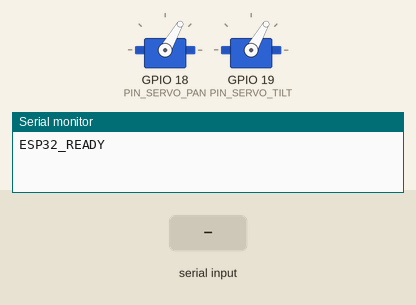
Simulated run of this sketch. Board: ESP32. Shown: 2 × servo, the last lines printed to the serial monitor. The inputs (shaded band) are chosen by the test bench.

Above: at 1.2 s.
1.3 s: "P:45\n" received over Serial
At 2.3 s:
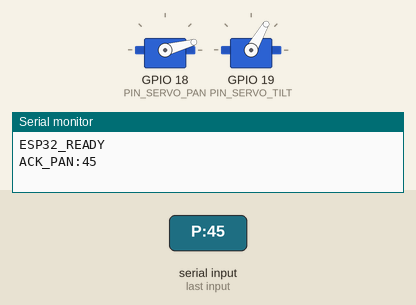
2.8 s: "T:135\n" received over Serial
At 3.4 s:
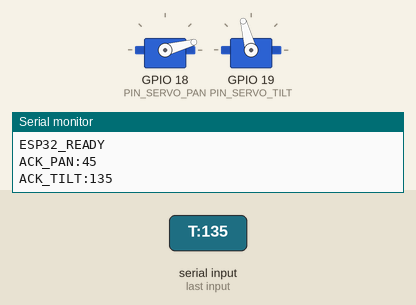
4.3 s: "T:\n" received over Serial
At 4.6 s:
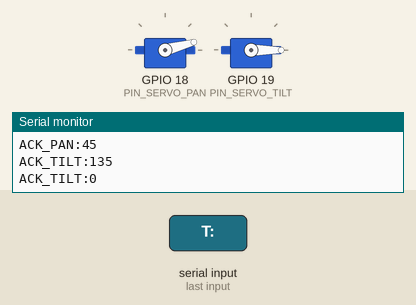
5.8 s: "P:90\n" received over Serial
At 6.9 s:
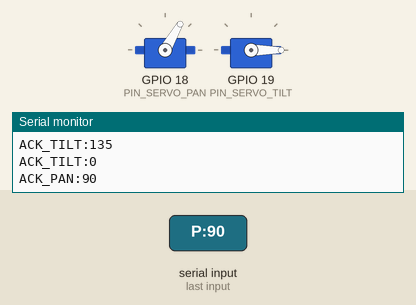
7.3 s: "T:135\n" received over Serial
At 8.1 s:
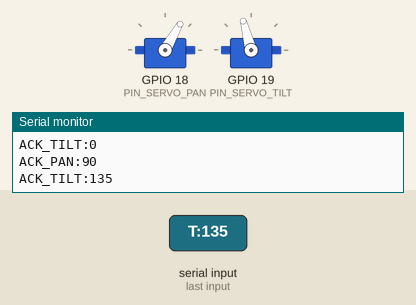
8.8 s: "T:90\n" received over Serial
At 9.2 s:
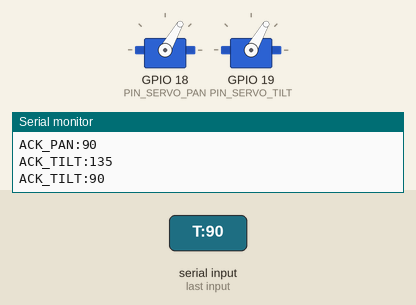
Timing chart, 0 to 11.3 s (numbered marks = the images above; inputs shaded):
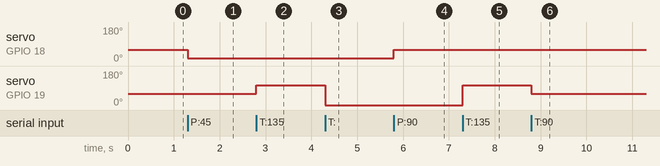

Measured:
- after the input at 1.3 s, servo on GPIO 18 (PIN_SERVO_PAN): 60° → 15° at once
- after the input at 2.8 s, servo on GPIO 19 (PIN_SERVO_TILT): 60° → 105° at once
- after the input at 4.3 s, servo on GPIO 19 (PIN_SERVO_TILT): 105° → 0° at once
- after the input at 5.8 s, servo on GPIO 18 (PIN_SERVO_PAN): 15° → 60° at once
- after the input at 7.3 s, servo on GPIO 19 (PIN_SERVO_TILT): 0° → 105° at once
- after the input at 8.8 s, servo on GPIO 19 (PIN_SERVO_TILT): 105° → 60° at once

The sketch:

pantilt_control.ino
```cpp
#include <ESP32Servo.h>

const int PIN_SERVO_PAN  = 18;
const int PIN_SERVO_TILT = 19;

Servo servoPan;
Servo servoTilt;

// Nilai kalibrasi software yang sudah kamu dapatkan sebelumnya
const int PAN_OFFSET  = -30;
const int TILT_OFFSET = -30;

void kendaliServoPan(int sudutTarget) {
  int sudutTerkalibrasi = constrain(sudutTarget + PAN_OFFSET, 0, 180);
  servoPan.write(sudutTerkalibrasi);
}

void kendaliServoTilt(int sudutTarget) {
  int sudutTerkalibrasi = constrain(sudutTarget + TILT_OFFSET, 0, 180);
  servoTilt.write(sudutTerkalibrasi);
}

void setup() {
  // Nyalakan Serial dengan baudrate 115200 (Wajib disamakan dengan Raspi nanti)
  Serial.begin(115200);

  ESP32PWM::allocateTimer(0);
  ESP32PWM::allocateTimer(1);
  servoPan.setPeriodHertz(50);
  servoTilt.setPeriodHertz(50);
  servoPan.attach(PIN_SERVO_PAN, 500, 2400);
  servoTilt.attach(PIN_SERVO_TILT, 500, 2400);

  // Set ke posisi tengah murni saat pertama kali menyala
  kendaliServoPan(90);
  kendaliServoTilt(90);
  Serial.println("ESP32_READY");
}

void loop() {
  // Cek apakah ada data teks masuk dari Raspberry Pi via kabel USB
  if (Serial.available() > 0) {
    String dataMasuk = Serial.readStringUntil('\n'); // Baca baris teks sampai selesai
    dataMasuk.trim(); // Bersihkan spasi atau karakter gaib

    // Logika pemecah teks perintah. Format perintah: "P:angka" atau "T:angka"
    // Contoh dari Raspi: "P:45" artinya Pan ke 45 derajat. "T:135" artinya Tilt ke 135 derajat.
    if (dataMasuk.startsWith("P:")) {
      int sudut = dataMasuk.substring(2).toInt();
      kendaliServoPan(sudut);
      Serial.println("ACK_PAN:" + String(sudut)); // Kirim balik konfirmasi ke Raspi
    }
    else if (dataMasuk.startsWith("T:")) {
      int sudut = dataMasuk.substring(2).toInt();
      kendaliServoTilt(sudut);
      Serial.println("ACK_TILT:" + String(sudut));
    }
  }
}
```
